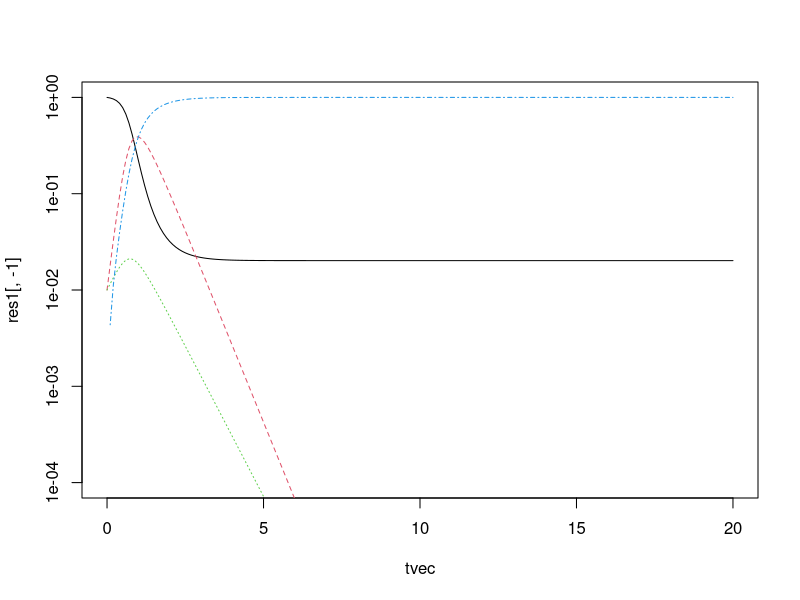
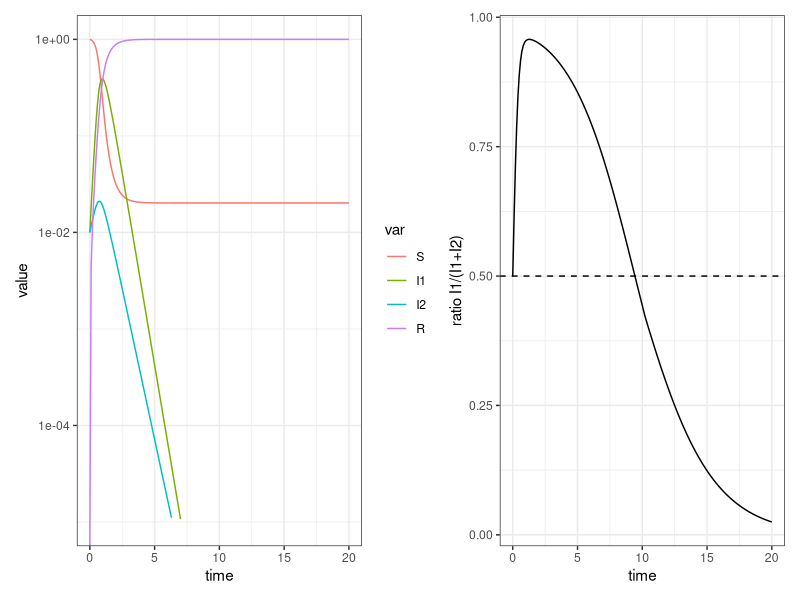
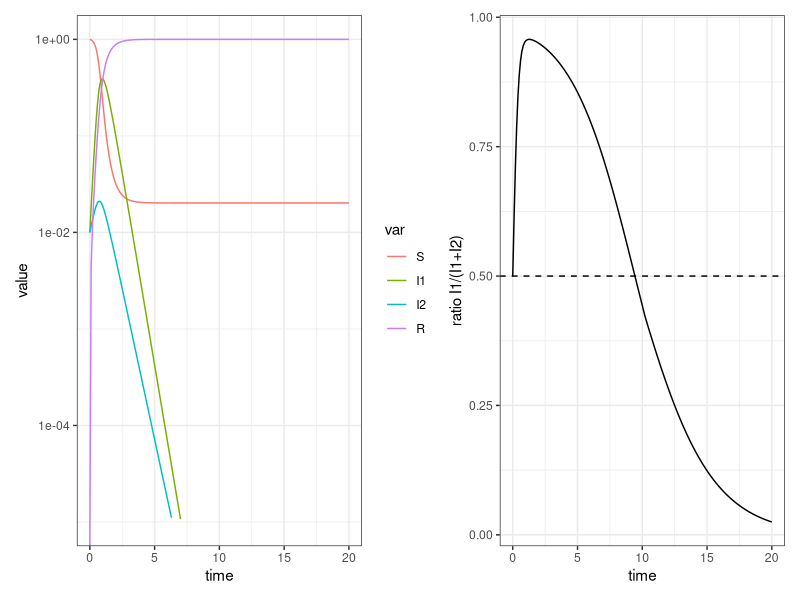

The R script that drew these images, in order:
library(deSolve)
library(ggplot2); theme_set(theme_bw())
library(tidyverse)
library(patchwork)

gradfun <- function(t, y, parms) {
    comb <- as.list(c(y, parms))
    attach(comb)
    on.exit(detach(comb))
    beta1 <- R01*gamma1; beta2 <- R02*gamma2
    inc1 <- beta1*S*I1
    inc2 <- beta2*S*I2
    g <- c(
        S = -(inc1 + inc2),
        I1 = inc1 - gamma1*I1,
        I2 = inc2 - gamma2*I2,
        R = gamma1*I1 + gamma2*I2)
    list(g)
}

p0 <- c(R01=4, R02=2, gamma1 = 2, gamma2 = 1.5)
y0 <- c(S = 1, I1 = 0.01, I2 = 0.01, R= 0)
tvec <- seq(0, 20, by = 0.1)
res1 <- ode(y0, times = tvec, func = gradfun, parms = p0)
matplot(tvec, res1[,-1], log = "y", ylim = c(1e-4, 1), type = "l")

res1T <- (res1
    |> as.data.frame()
    |> as_tibble()
    |> mutate(ratio = I1/(I1+I2))
    |> pivot_longer(-time, names_to = "var")
    |> mutate(across(var, \(x) factor(x,
                                      levels=c("S", "I1", "I2", "R", "ratio"))
                     ))
)

gg0 <- filter(res1T, var!="ratio") |> droplevels() |>
    ggplot(aes(time, value, colour = var)) +
    geom_line() +
    scale_y_log10(limits = c(1e-5, NA))

gg1 <- filter(res1T, var=="ratio") |> droplevels() |>
    ggplot(aes(time, value)) +
           geom_line() +
    labs(y="ratio I1/(I1+I2)") +
    geom_hline(yintercept =  0.5, lty = 2)

gg0 + gg1
ggsave("fastslow.png")
